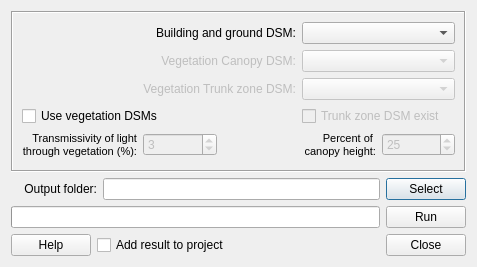
<?xml version="1.0" encoding="UTF-8"?>
<ui version="4.0">
 <class>SVFDialogBase</class>
 <widget class="QDialog" name="SVFDialogBase">
  <property name="enabled">
   <bool>true</bool>
  </property>
  <property name="geometry">
   <rect>
    <x>0</x>
    <y>0</y>
    <width>477</width>
    <height>267</height>
   </rect>
  </property>
  <property name="windowTitle">
   <string>Sky View Factor Calculator</string>
  </property>
  <layout class="QGridLayout" name="gridLayout_2">
   <item row="0" column="0" colspan="4">
    <widget class="QFrame" name="frame">
     <property name="frameShape">
      <enum>QFrame::Box</enum>
     </property>
     <property name="frameShadow">
      <enum>QFrame::Sunken</enum>
     </property>
     <layout class="QGridLayout" name="gridLayout">
      <item row="0" column="0" colspan="3">
       <widget class="QLabel" name="label">
        <property name="text">
         <string>Building and ground DSM:</string>
        </property>
        <property name="alignment">
         <set>Qt::AlignRight|Qt::AlignTrailing|Qt::AlignVCenter</set>
        </property>
       </widget>
      </item>
      <item row="0" column="3" colspan="2">
       <widget class="QComboBox" name="comboBox_dsm">
        <property name="enabled">
         <bool>true</bool>
        </property>
       </widget>
      </item>
      <item row="1" column="0" colspan="3">
       <widget class="QLabel" name="label_2">
        <property name="enabled">
         <bool>false</bool>
        </property>
        <property name="text">
         <string>Vegetation Canopy DSM:</string>
        </property>
        <property name="alignment">
         <set>Qt::AlignRight|Qt::AlignTrailing|Qt::AlignVCenter</set>
        </property>
       </widget>
      </item>
      <item row="1" column="3" colspan="2">
       <widget class="QComboBox" name="comboBox_vegdsm">
        <property name="enabled">
         <bool>false</bool>
        </property>
       </widget>
      </item>
      <item row="2" column="0" colspan="3">
       <widget class="QLabel" name="label_3">
        <property name="enabled">
         <bool>false</bool>
        </property>
        <property name="text">
         <string>Vegetation Trunk zone DSM:</string>
        </property>
        <property name="alignment">
         <set>Qt::AlignRight|Qt::AlignTrailing|Qt::AlignVCenter</set>
        </property>
       </widget>
      </item>
      <item row="2" column="3" colspan="2">
       <widget class="QComboBox" name="comboBox_vegdsm2">
        <property name="enabled">
         <bool>false</bool>
        </property>
       </widget>
      </item>
      <item row="3" column="0" colspan="3">
       <widget class="QCheckBox" name="checkBoxUseVeg">
        <property name="enabled">
         <bool>true</bool>
        </property>
        <property name="text">
         <string>Use vegetation DSMs</string>
        </property>
       </widget>
      </item>
      <item row="3" column="3" colspan="2">
       <widget class="QCheckBox" name="checkBoxTrunkExist">
        <property name="enabled">
         <bool>false</bool>
        </property>
        <property name="text">
         <string>Trunk zone DSM exist</string>
        </property>
       </widget>
      </item>
      <item row="4" column="0">
       <widget class="QLabel" name="label_8">
        <property name="text">
         <string>&lt;!DOCTYPE HTML PUBLIC &quot;-//W3C//DTD HTML 4.0//EN&quot; &quot;http://www.w3.org/TR/REC-html40/strict.dtd&quot;&gt;
&lt;html&gt;&lt;head&gt;&lt;meta name=&quot;qrichtext&quot; content=&quot;1&quot; /&gt;&lt;style type=&quot;text/css&quot;&gt;
p, li { white-space: pre-wrap; }
&lt;/style&gt;&lt;/head&gt;&lt;body style=&quot; font-family:'MS Shell Dlg 2'; font-size:8.25pt; font-weight:400; font-style:normal;&quot;&gt;
&lt;p style=&quot; margin-top:0px; margin-bottom:0px; margin-left:0px; margin-right:0px; -qt-block-indent:0; text-indent:0px;&quot;&gt;&lt;span style=&quot; font-size:8pt;&quot;&gt;Transmissivity of light&lt;/span&gt;&lt;/p&gt;
&lt;p style=&quot; margin-top:0px; margin-bottom:0px; margin-left:0px; margin-right:0px; -qt-block-indent:0; text-indent:0px;&quot;&gt;&lt;span style=&quot; font-size:8pt;&quot;&gt;through vegetation (%):&lt;/span&gt;&lt;/p&gt;&lt;/body&gt;&lt;/html&gt;</string>
        </property>
        <property name="alignment">
         <set>Qt::AlignRight|Qt::AlignTrailing|Qt::AlignVCenter</set>
        </property>
       </widget>
      </item>
      <item row="4" column="1">
       <widget class="QSpinBox" name="spinBoxTrans">
        <property name="enabled">
         <bool>false</bool>
        </property>
        <property name="value">
         <number>3</number>
        </property>
       </widget>
      </item>
      <item row="4" column="2" colspan="2">
       <widget class="QLabel" name="label_5">
        <property name="text">
         <string>&lt;!DOCTYPE HTML PUBLIC &quot;-//W3C//DTD HTML 4.0//EN&quot; &quot;http://www.w3.org/TR/REC-html40/strict.dtd&quot;&gt;
&lt;html&gt;&lt;head&gt;&lt;meta name=&quot;qrichtext&quot; content=&quot;1&quot; /&gt;&lt;style type=&quot;text/css&quot;&gt;
p, li { white-space: pre-wrap; }
&lt;/style&gt;&lt;/head&gt;&lt;body style=&quot; font-family:'MS Shell Dlg 2'; font-size:8.25pt; font-weight:400; font-style:normal;&quot;&gt;
&lt;p style=&quot; margin-top:0px; margin-bottom:0px; margin-left:0px; margin-right:0px; -qt-block-indent:0; text-indent:0px;&quot;&gt;&lt;span style=&quot; font-size:8pt;&quot;&gt;Percent of &lt;/span&gt;&lt;/p&gt;
&lt;p style=&quot; margin-top:0px; margin-bottom:0px; margin-left:0px; margin-right:0px; -qt-block-indent:0; text-indent:0px;&quot;&gt;&lt;span style=&quot; font-size:8pt;&quot;&gt;canopy height:&lt;/span&gt;&lt;/p&gt;&lt;/body&gt;&lt;/html&gt;</string>
        </property>
        <property name="alignment">
         <set>Qt::AlignRight|Qt::AlignTrailing|Qt::AlignVCenter</set>
        </property>
       </widget>
      </item>
      <item row="4" column="4">
       <widget class="QSpinBox" name="spinBoxTrunkHeight">
        <property name="enabled">
         <bool>false</bool>
        </property>
        <property name="value">
         <number>25</number>
        </property>
       </widget>
      </item>
     </layout>
    </widget>
   </item>
   <item row="1" column="0" colspan="2">
    <widget class="QLabel" name="label_4">
     <property name="text">
      <string>Output folder:</string>
     </property>
     <property name="alignment">
      <set>Qt::AlignRight|Qt::AlignTrailing|Qt::AlignVCenter</set>
     </property>
    </widget>
   </item>
   <item row="1" column="2">
    <widget class="QLineEdit" name="textOutput"/>
   </item>
   <item row="1" column="3">
    <widget class="QPushButton" name="pushButtonSave">
     <property name="text">
      <string>Select</string>
     </property>
    </widget>
   </item>
   <item row="2" column="0" colspan="3">
    <widget class="QProgressBar" name="progressBar">
     <property name="value">
      <number>0</number>
     </property>
     <property name="textVisible">
      <bool>false</bool>
     </property>
    </widget>
   </item>
   <item row="2" column="3">
    <widget class="QPushButton" name="runButton">
     <property name="cursor">
      <cursorShape>ArrowCursor</cursorShape>
     </property>
     <property name="text">
      <string>Run</string>
     </property>
    </widget>
   </item>
   <item row="3" column="0">
    <widget class="QPushButton" name="pushButtonHelp">
     <property name="text">
      <string>Help</string>
     </property>
    </widget>
   </item>
   <item row="3" column="1" colspan="2">
    <widget class="QCheckBox" name="checkBoxIntoCanvas">
     <property name="enabled">
      <bool>true</bool>
     </property>
     <property name="text">
      <string>Add result to project</string>
     </property>
    </widget>
   </item>
   <item row="3" column="3">
    <widget class="QPushButton" name="pushButton">
     <property name="text">
      <string>Close</string>
     </property>
    </widget>
   </item>
  </layout>
  <zorder>frame</zorder>
  <zorder>checkBoxIntoCanvas</zorder>
  <zorder>pushButtonSave</zorder>
  <zorder>textOutput</zorder>
  <zorder>label_4</zorder>
  <zorder>progressBar</zorder>
  <zorder>runButton</zorder>
  <zorder>pushButton</zorder>
  <zorder>pushButtonHelp</zorder>
 </widget>
 <resources/>
 <connections>
  <connection>
   <sender>checkBoxUseVeg</sender>
   <signal>toggled(bool)</signal>
   <receiver>comboBox_vegdsm</receiver>
   <slot>setEnabled(bool)</slot>
   <hints>
    <hint type="sourcelabel">
     <x>39</x>
     <y>108</y>
    </hint>
    <hint type="destinationlabel">
     <x>457</x>
     <y>66</y>
    </hint>
   </hints>
  </connection>
  <connection>
   <sender>checkBoxTrunkExist</sender>
   <signal>toggled(bool)</signal>
   <receiver>comboBox_vegdsm2</receiver>
   <slot>setEnabled(bool)</slot>
   <hints>
    <hint type="sourcelabel">
     <x>354</x>
     <y>107</y>
    </hint>
    <hint type="destinationlabel">
     <x>457</x>
     <y>93</y>
    </hint>
   </hints>
  </connection>
  <connection>
   <sender>checkBoxUseVeg</sender>
   <signal>toggled(bool)</signal>
   <receiver>checkBoxTrunkExist</receiver>
   <slot>setEnabled(bool)</slot>
   <hints>
    <hint type="sourcelabel">
     <x>135</x>
     <y>115</y>
    </hint>
    <hint type="destinationlabel">
     <x>457</x>
     <y>118</y>
    </hint>
   </hints>
  </connection>
  <connection>
   <sender>checkBoxUseVeg</sender>
   <signal>toggled(bool)</signal>
   <receiver>spinBoxTrunkHeight</receiver>
   <slot>setEnabled(bool)</slot>
   <hints>
    <hint type="sourcelabel">
     <x>69</x>
     <y>116</y>
    </hint>
    <hint type="destinationlabel">
     <x>457</x>
     <y>148</y>
    </hint>
   </hints>
  </connection>
  <connection>
   <sender>checkBoxTrunkExist</sender>
   <signal>toggled(bool)</signal>
   <receiver>spinBoxTrunkHeight</receiver>
   <slot>setDisabled(bool)</slot>
   <hints>
    <hint type="sourcelabel">
     <x>457</x>
     <y>118</y>
    </hint>
    <hint type="destinationlabel">
     <x>457</x>
     <y>148</y>
    </hint>
   </hints>
  </connection>
  <connection>
   <sender>checkBoxUseVeg</sender>
   <signal>toggled(bool)</signal>
   <receiver>spinBoxTrans</receiver>
   <slot>setEnabled(bool)</slot>
   <hints>
    <hint type="sourcelabel">
     <x>94</x>
     <y>116</y>
    </hint>
    <hint type="destinationlabel">
     <x>157</x>
     <y>132</y>
    </hint>
   </hints>
  </connection>
  <connection>
   <sender>pushButton</sender>
   <signal>clicked()</signal>
   <receiver>SVFDialogBase</receiver>
   <slot>accept()</slot>
   <hints>
    <hint type="sourcelabel">
     <x>467</x>
     <y>257</y>
    </hint>
    <hint type="destinationlabel">
     <x>186</x>
     <y>148</y>
    </hint>
   </hints>
  </connection>
 </connections>
 <slots>
  <slot>changelayer()</slot>
  <slot>saveRasterFileName()</slot>
 </slots>
</ui>
